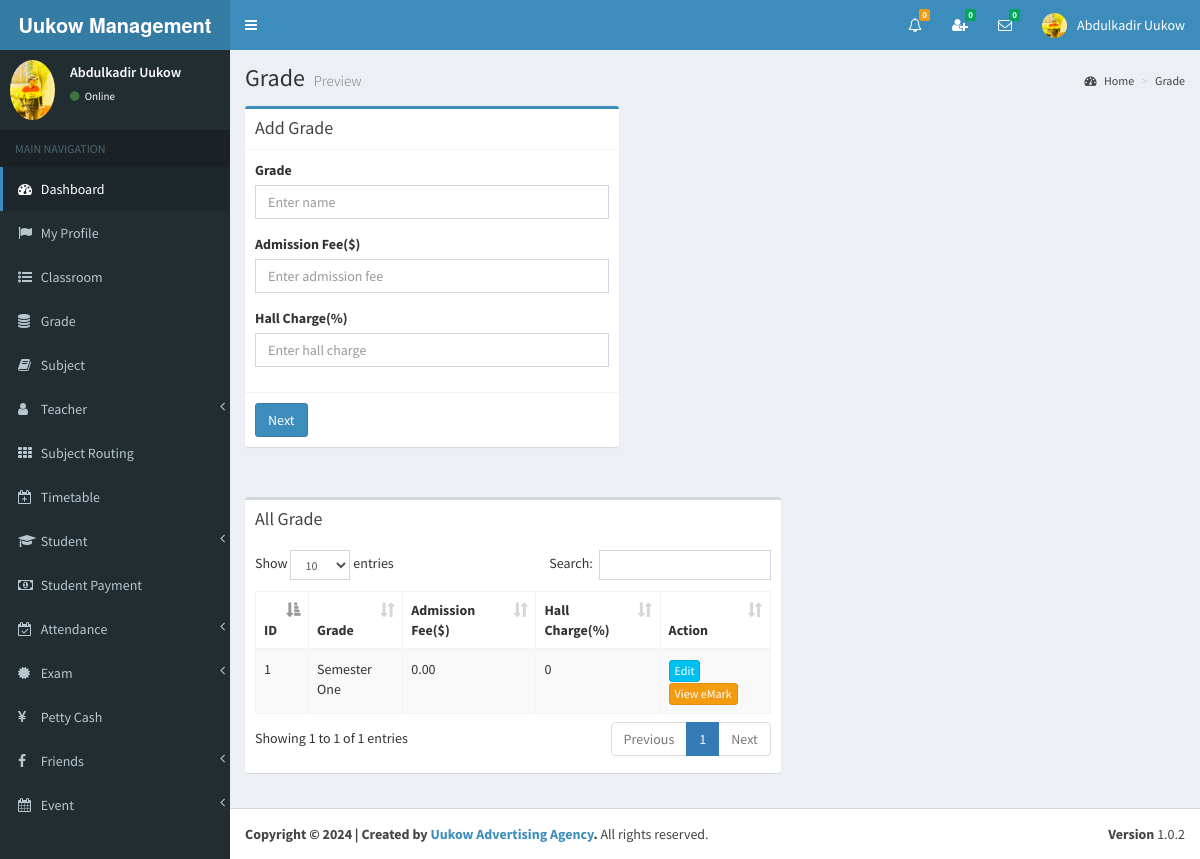
Screenshot of /view/grade.php (signed in) with the database file from the repository.
### tables this page shows
CREATE TABLE `grade` (
  `id` int(11) NOT NULL,
  `name` varchar(255) NOT NULL,
  `admission_fee` double(11,2) NOT NULL,
  `hall_charge` int(11) NOT NULL
);

### view/grade.php (the view, shortened to what this page needs)
<?php include_once('head.php'); ?>
<?php include_once('header_admin.php'); ?>
<?php include_once('sidebar.php'); ?>
<div class="content-wrapper">
    <section class="content-header">
    	<h1>
        	Grade
        	<small>Preview</small>
        </h1>
        <ol class="breadcrumb">
        	<li><a href="#"><i class="fa fa-dashboard"></i> Home</a></li>
            <li><a href="#">Grade</a></li>
    	</ol>
	</section>
	<section class="content">
    	<div class="row">
            <div class="col-md-5">
              	<div class="box box-primary">
                	<div class="box-header with-border">
                  		<h3 class="box-title">Add Grade</h3>
                	</div>
                	<form role="form" action="../index.php" method="post" id="form1">
                  		<div class="box-body">
                    		<div class="form-group" id="divGrade">
                      			<label for="">Grade</label>
                      			<input type="text" class="form-control" id="name" placeholder="Enter name" name="name" autocomplete="off">
                    		</div>
                            <div class="form-group" id="divAdmissionFee">
                      			<label for="">Admission Fee($)</label>
                      			<input type="text" class="form-control" id="admission_fee" placeholder="Enter admission fee" name="admission_fee" autocomplete="off">
                    		</div>
                             <div class="form-group" id="divHallCharge">
                      			<label for="">Hall Charge(%)</label>
                      			<input type="text" class="form-control" id="hall_charge" placeholder="Enter hall charge" name="hall_charge" autocomplete="off">
                    		</div>
                  		</div>
                  		<div class="box-footer">
                    		<button type="submit" class="btn btn-primary" id="btnSubmit">Next</button>
                  		</div>
                	</form>
				</div>
			</div>
		</div>
	</section>
	<section class="content" >
		<div class="row" id="table1">
			<div class="col-md-7">
            	<div class="box">
                	<div class="box-header">
                  		<h3 class="box-title">All Grade</h3>
                	</div>
                	<div class="box-body table-responsive">
                		<table id="example1" class="table table-bordered table-striped">
                    		<thead>
                        		<th>ID</th>
                            	<th>Grade</th>
                                <th>Admission Fee($)</th>
                                <th>Hall Charge(%)</th>
                            	<th>Action</th>
                        	</thead>
                        	<tbody>
<?php
include_once('../controller/config.php');
$sql="SELECT * FROM grade";
$result=mysqli_query($conn,$sql);
$count = 0;
$cant_remove1=0;
$cant_remove2=0;
$cant_remove3=0;
$cant_remove4=0;
$cant_remove5=0;
$cant_remove6=0;
$cant_remove7=0;
if(mysqli_num_rows($result) > 0){
	while($row=mysqli_fetch_assoc($result)){
		$count++;
		$id=$row['id'];
?>
                        		<tr>
                            		<td><?php echo $count; ?></td>
               <td id="td1_<?php echo $row['id']; ?>"><?php echo $row['name']; ?></td>
               <td id="td2_<?php echo $row['id']; ?>"><?php echo $row['admission_fee']; ?></td>
               <td id="td3_<?php echo $row['id']; ?>"><?php echo $row['hall_charge']; ?></td>
                                	<td>
<?php
$sql1="SELECT * FROM exam_timetable WHERE grade_id='$id'";
$result1=mysqli_query($conn,$sql1);
if(mysqli_num_rows($result1) > 0){
	$cant_remove1=1;
}else{
	$cant_remove1=0;
}
$sql2="SELECT * FROM student_exam WHERE grade_id='$id'";
$result2=mysqli_query($conn,$sql2);
if(mysqli_num_rows($result2) > 0){
	$cant_remove2=1;
}else{
	$cant_remove2=0;
}
$sql3="SELECT * FROM student_grade WHERE grade_id='$id'";
$result3=mysqli_query($conn,$sql3);
if(mysqli_num_rows($result3) > 0){
	$cant_remove3=1;
}else{
	$cant_remove3=0;
}
$sql4="SELECT * FROM student_payment_history WHERE grade_id='$id'";
$result4=mysqli_query($conn,$sql4);
if(mysqli_num_rows($result4) > 0){
	$cant_remove4=1;
}else{
	$cant_remove4=0;
}
$sql5="SELECT * FROM subject_routing WHERE grade_id='$id'";
$result5=mysqli_query($conn,$sql5);
if(mysqli_num_rows($result5) > 0){
	$cant_remove5=1;
}else{
	$cant_remove5=0;
}
$sql6="SELECT * FROM teacher_salary_history WHERE grade_id='$id'";
$result6=mysqli_query($conn,$sql6);
if(mysqli_num_rows($result6) > 0){
	$cant_remove6=1;
}else{
	$cant_remove6=0;
}
$sql7="SELECT * FROM timetable WHERE grade_id='$id'";
$result7=mysqli_query($conn,$sql7);
if(mysqli_num_rows($result7) > 0){
	$cant_remove7=1;
}else{
	$cant_remove7=0;
}
if($cant_remove1 > 0 || $cant_remove2 > 0 || $cant_remove3 > 0 || $cant_remove4 > 0 || $cant_remove5 > 0 || $cant_remove6 > 0 || $cant_remove7 > 0 ){
	echo '<a href="#modalUpdateform" onClick="showModal(this)" class="btn btn-info btn-xs" data-id="'.$id.'" data-toggle="modal">Edit</a>';
	echo ' <a href="#modalMRangeGrade" onClick="showModal1(this)" class="btn btn-warning btn-xs" data-id="'.$id.'" data-toggle="modal">View eMark</a>';
}
?>
                               		</td>
                            	</tr>
<?php } } ?>
                        	</tbody>
                    	</table>
            	</div>
			</div>
		</div>
	</section>
</div>
<?php include_once('footer.php');?>

### view/header_admin.php (shortened to what this page needs)
<body class="hold-transition skin-blue sidebar-mini" >
<div class="wrapper">
  <header class="main-header" >
    <a href="" class="logo">
      <span class="logo-lg"><strong>Uukow Management School </strong></span>
    </a>
    <nav class="navbar navbar-static-top">
		<a href="#" class="sidebar-toggle" data-toggle="offcanvas" role="button">
       	</a>
		<div class="navbar-custom-menu">
			<ul class="nav navbar-nav">
              <li class="dropdown notifications-menu">
                <a href="#" class="dropdown-toggle" data-toggle="dropdown">
                  <i class="fa fa-bell-o"></i>
<?php
include_once('../controller/config.php');
$my_type=$_SESSION["type"];
if($my_type == 'Admin'){
	$sql1="SELECT COUNT(id) FROM main_notifications WHERE _isread='0'";
	$result1=mysqli_query($conn,$sql1);
	$row1=mysqli_fetch_assoc($result1);
	$notfi_count=$row1['COUNT(id)'];
?>
                  <span class="label label-warning"><?php echo $notfi_count; ?></span>
                </a>
              </li>
<?php }  ?>
<?php
include_once('../controller/config.php');
$my_index=$_SESSION["index_number"];
$my_type=$_SESSION["type"];
$sql="SELECT count(id)
      FROM my_friends
      WHERE my_index='$my_index' AND _status='Pending' AND _isread='0'";
$result=mysqli_query($conn,$sql);
$row=mysqli_fetch_assoc($result);
$unread_count=$row['count(id)'];
?>
              <li class="dropdown messages-menu"  id="friend_request">
              	<a href="#" class="dropdown-toggle" data-toggle="dropdown" onClick="showFriendRequest('<?php echo $my_index; ?>','<?php echo $my_type; ?>')">
                  <i class="fa fa-user-plus"></i>
                  <span class="label label-success"><?php echo $unread_count; ?></span>
                </a>
              </li>
<?php
include_once('../controller/config.php');
$my_index=$_SESSION["index_number"];
$unread_msg_count=0;
$sql="SELECT * FROM my_friends WHERE my_index='$my_index'";
$result=mysqli_query($conn,$sql);
while($row=mysqli_fetch_assoc($result)){
	$friend_index=$row['friend_index'];
	$sql1="SELECT count(id)
		  FROM online_chat
		  WHERE user_index='$friend_index' AND _isread='0'";
	$result1=mysqli_query($conn,$sql1);
	$row1=mysqli_fetch_assoc($result1);
	$unread_msg_count+=$row1['count(id)'];
}
?>
              <li class="dropdown messages-menu" id="unread_msg">
                <a href="#" class="dropdown-toggle" data-toggle="dropdown" >
                  <i class="fa fa-envelope-o"></i>
                  <span class="label label-success"><?php echo $unread_msg_count; ?></span>
                </a>
<?php
include_once('../controller/config.php');
$index=$_SESSION["index_number"];
$type=$_SESSION["type"];
$time='';
$file_path='';
	$sql="SELECT
           DISTINCT conversation_id,friend_index
           FROM
              my_friends
           WHERE
              	my_index='$index'
           ORDER BY
              conversation_id";
	$result=mysqli_query($conn,$sql);
	while($row=mysqli_fetch_assoc($result)){
		$conversation_id=$row['conversation_id'];
		$friend_index=$row['friend_index'];
		$sql3="SELECT * FROM my_friends WHERE conversation_id='$conversation_id' and friend_index='$friend_index'";
		$result3=mysqli_query($conn,$sql3);
		$row3=mysqli_fetch_assoc($result3);
		$friend_type=$row3['friend_type'];
		if($friend_type == "Admin"){
			$sql1="SELECT * FROM admin WHERE index_number='$friend_index'";
			$result1=mysqli_query($conn,$sql1);
			$row1=mysqli_fetch_assoc($result1);
			$friend_name=$row1['i_name'];
			$friend_image=$row1['image_name'];
		}
		if($friend_type == "Teacher"){
			$sql1="SELECT * FROM teacher WHERE index_number='$friend_index'";
			$result1=mysqli_query($conn,$sql1);
			$row1=mysqli_fetch_assoc($result1);
			$friend_name=$row1['i_name'];
			$friend_image=$row1['image_name'];
		}
		if($friend_type == "Student"){
			$sql1="SELECT * FROM student WHERE index_number='$friend_index'";
			$result1=mysqli_query($conn,$sql1);
			$row1=mysqli_fetch_assoc($result1);
			$friend_name=$row1['i_name'];
			$friend_image=$row1['image_name'];
		}
		$sql2="SELECT * FROM online_chat WHERE conversation_id='$conversation_id' ORDER BY id DESC LIMIT 1";
		$result2=mysqli_query($conn,$sql2);
		while($row2=mysqli_fetch_assoc($result2)){
			$last_msg=$row2['msg'];
			$msg_time=$row2['time'];
			$datetime1 = new DateTime($msg_time);
			$datetime2 = new DateTime();
			$interval = $datetime1->diff($datetime2);
			$year = $interval->format('%y y ');
			$month = $interval->format('%m m ');
			$days = $interval->format('%a d');
			$hours = $interval->format('%h h');
			$minutes = $interval->format('%i mins');
			$seconds = $interval->format('%s sec');
			if($year>0){
				$time=$year;
			}else if($month>0){
				$time=$month;
			}else if($days>0){
				$time=$days;
			}else if($hours>0){
				$time=$hours;
			}else if($minutes>0){
				$time=$minutes;
			}else{
				$time=$seconds;
			}
			if($type=="Admin"){
				$file_path="my_friends.php?do=showChatBox&my_index=$index&conversation_id=$conversation_id&friend_index=$friend_index&my_type=$type";
			}
			if($type=="Teacher"){
				$file_path="my_friends2.php?do=showChatBox&my_index=$index&conversation_id=$conversation_id&friend_index=$friend_index&my_type=$type";
			}
			if($type=="Student"){
				$file_path="my_friends1.php?do=showChatBox&my_index=$index&conversation_id=$conversation_id&friend_index=$friend_index&my_type=$type";
			}
?>
                      <li>
                        <a href="<?php echo $file_path; ?>" onClick="msgRead('<?php echo $index; ?>','<?php echo $conversation_id; ?>','<?php echo $friend_index; ?>','<?php echo $type; ?>')">
                          <div class="pull-left">
                            <img src="../<?php echo $friend_image; ?>" class="img-circle" alt="User Image">
                          </div>
                          <h4>
                            <?php echo $friend_name; ?>
                            <small><i class="fa fa-clock-o"></i> <?php echo $time; ?></small>
                          </h4>
                          <p><?php echo $last_msg; ?></p>
                        </a>
                      </li>
 <?php } } ?>
              </li>
<?php
include_once('../controller/config.php');
if($type=="Admin"){
	$sql="SELECT * FROM admin where index_number='$index'";
	$result=mysqli_query($conn,$sql);
	$row=mysqli_fetch_assoc($result);
}
?>
            	<li class="dropdown user user-menu">
                    <a href="#" class="dropdown-toggle" data-toggle="dropdown">
                      <img src="../<?php echo $row['image_name']; ?>" class="user-image" alt="User Image">
                      <span class="hidden-xs"><?php echo $row['i_name']; ?></span>
                    </a>
              </li>
            </ul>
        </div>
	</nav>
  </header>

### view/sidebar.php (shortened to what this page needs)
  <aside class="main-sidebar">
    <section class="sidebar">
<?php
include_once('../controller/config.php');
$index=$_SESSION["index_number"];
$sql="SELECT * FROM admin WHERE index_number='$index'";
$result=mysqli_query($conn,$sql);
$row=mysqli_fetch_assoc($result);
$name=$row['i_name'];
$image=$row['image_name'];
?>
      <div class="user-panel">
      	<div class="pull-left image">
        	<img src="../<?php echo $image; ?>" class="img-circle" alt="User Image">
        </div>
        <div class="pull-left info">
        	<p><?php echo $name; ?></p>
            <a href="#"><i class="fa fa-circle text-success"></i> Online</a>
        </div>
      </div>
      <ul class="sidebar-menu">
        <li class="header">MAIN NAVIGATION</li>
        <li class="active treeview">
          <a href="dashboard.php">
            <i class="fa fa-dashboard"></i> <span>Dashboard</span>
          </a>
        </li>
         <li>
          <a href="admin_profile.php">
            <i class="fa fa-flag"></i> <span>My Profile</span>
          </a>
        </li>
        <li>
          <a href="class_room.php">
            <i class="fa fa-list-ul"></i> <span>Classroom</span>
          </a>
        </li>
        <li>
          <a href="grade.php">
            <i class="fa fa-database"></i> <span>Grade</span>
          </a>
        </li>
        <li>
          <a href="subject.php">
            <i class="fa fa-book"></i> <span>Subject</span>
          </a>
        </li>
        <li class="treeview">
          <a href="#">
            <i class="fa fa-user" aria-hidden="true"></i>
            <span>Teacher</span>
            <span class="pull-right-container">
              <i class="fa fa-angle-left pull-right"></i>
            </span>
          </a>
        </li>
        <li>
          <a href="subject_routing.php">
            <i class="fa fa-th"></i> <span>Subject Routing</span>
          </a>
        </li>
        <li>
          <a href="timetable.php">
            <i class="fa fa-calendar-plus-o"></i> <span>Timetable</span>
          </a>
        </li>
        <li class="treeview">
          <a href="#">
            <i class="fa fa-graduation-cap"></i>
            <span>Student</span>
            <span class="pull-right-container">
              <i class="fa fa-angle-left pull-right"></i>
            </span>
          </a>
        </li>
        <li>
          <a href="student_payment.php">
            <i class="fa fa-money"></i> <span>Student Payment</span>
          </a>
        </li>
         <li class="treeview">
          <a href="#">
            <i class="fa fa-calendar-check-o"></i>
            <span>Attendance</span>
            <span class="pull-right-container">
              <i class="fa fa-angle-left pull-right"></i>
            </span>
          </a>
        </li>
        <li class="treeview">
          <a href="#">
            <i class="fa fa-certificate"></i>
            <span>Exam</span>
            <span class="pull-right-container">
              <i class="fa fa-angle-left pull-right"></i>
            </span>
          </a>
        </li>
        <li>
          <a href="petty_cash.php">
            <i class="fa fa-yen"></i> <span>Petty Cash</span>
          </a>
        </li>
        <li class="treeview">
          <a href="#">
            <i class="fa fa-facebook"></i>
            <span>Friends</span>
            <span class="pull-right-container">
              <i class="fa fa-angle-left pull-right"></i>
            </span>
          </a>
        </li>
        <li class="treeview">
          <a href="#">
            <i class="fa fa-calendar"></i>
            <span>Event</span>
            <span class="pull-right-container">
              <i class="fa fa-angle-left pull-right"></i>
            </span>
          </a>
        </li>
      </ul>
    </section>
  </aside>

### view/grade.php (style rules this page uses)
body { overflow-y:scroll; }

### rows the page displays
grade: name "Semester One", admission_fee "0.00", hall_charge "0"

### other values shown
$notfi_count "0"
$unread_count "0"
$unread_msg_count "0"
$row['i_name'] "Abdulkadir Uukow"
$name "Abdulkadir Uukow"
